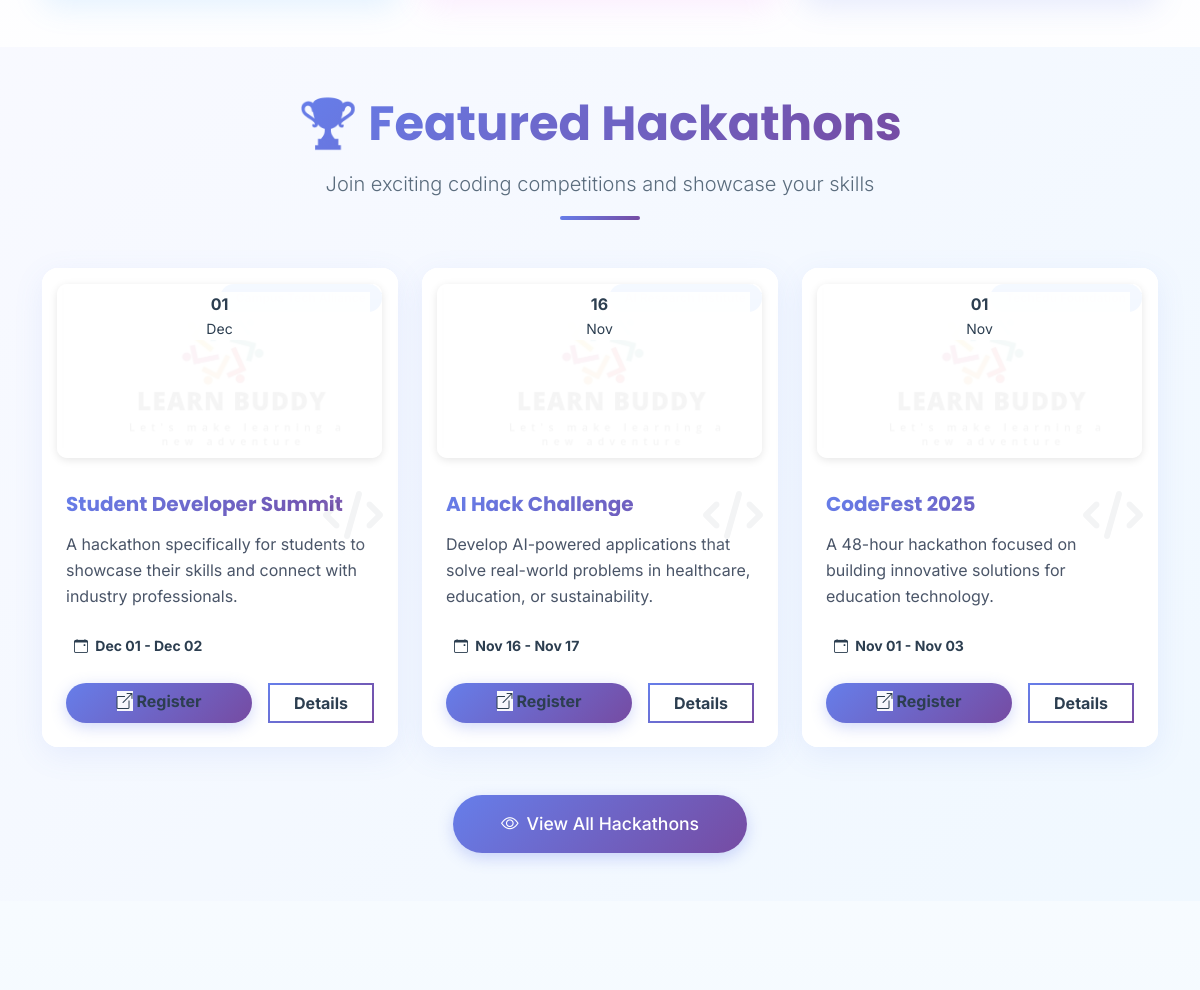
Before: / (middle part) with the older database file.
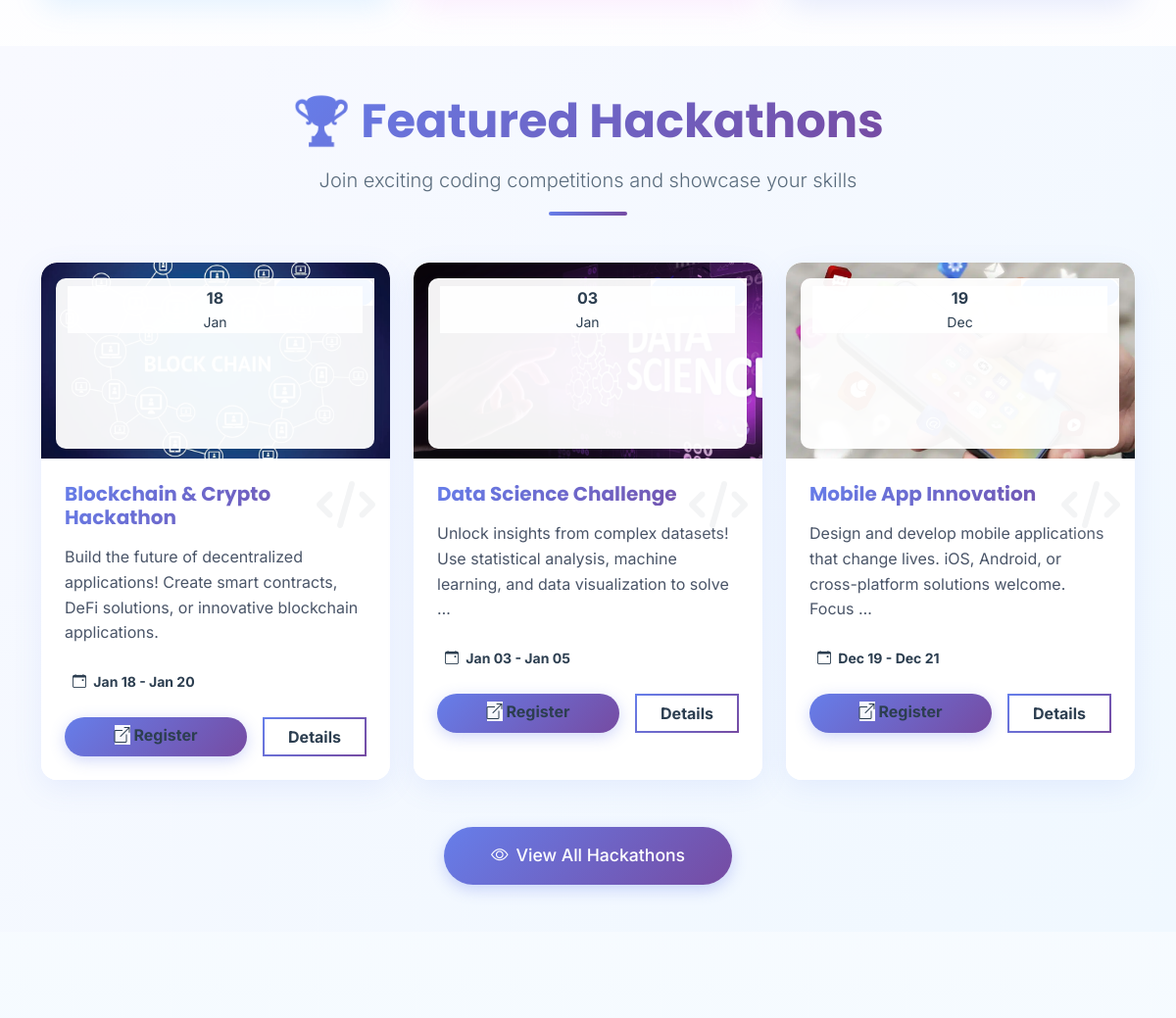
After: the same page with the newer database file.
### home/models.py (models this page shows, shortened)
class Hackathon(models.Model):
    title = models.CharField(max_length=200)
    description = models.TextField()
    organizer = models.CharField(max_length=100)
    start_date = models.DateField()
    end_date = models.DateField()
    registration_url = models.URLField()
    image = models.CharField(max_length=200, blank=True, null=True)

### home/views.py (the view)
# urls.py: 2. Add a URL to urlpatterns:  path('', views.home, name='home')
def home(request):
    hackathons = Hackathon.objects.all().order_by('-start_date')[:3]
    return render(request, 'home.html', {'hackathons': hackathons})

### templates/home.html (shortened to what this page needs)
{% extends 'base.html' %}
{% load static %}
{% block content %}
<div class="features-section py-5" style="background: linear-gradient(180deg, #f8f9ff 0%, #ffffff 50%, #f0f8ff 100%); position: relative;">
    <div class="position-absolute w-100 h-100 top-0 start-0" style="opacity: 0.03;">
    </div>
<div class="py-5" style="background: linear-gradient(135deg, #f8f9ff 0%, #f0f8ff 100%);">
<div class="container">
    <div class="text-center mb-5" data-aos="fade-up">
        <h2 class="display-5 fw-bold mb-3 featured-section-title" style="background: linear-gradient(135deg, #667eea 0%, #764ba2 100%); -webkit-background-clip: text; -webkit-text-fill-color: transparent; background-clip: text;">🏆 Featured Hackathons</h2>
        <p class="lead" style="color: #5a6c7d;">Join exciting coding competitions and showcase your skills</p>
        <div class="divider mx-auto" style="width: 80px; height: 4px; background: linear-gradient(135deg, #667eea 0%, #764ba2 100%); border-radius: 2px;"></div>
    </div>
    {% if hackathons %}
        <div class="row g-4 mb-5">
            {% for hackathon in hackathons %}
            <div class="col-lg-4 col-md-6" data-aos="fade-up" data-aos-delay="{% cycle '100' '200' '300' %}">
                <div class="card h-100 featured-hackathon-card border-0 rounded-4 hover-glow overflow-hidden" style="box-shadow: 0 8px 30px rgba(102, 126, 234, 0.1); transition: all 0.3s ease;">
                    <div class="card-header border-0 p-0 position-relative">
                        <div class="position-absolute top-0 end-0 m-3">
                            <span class="badge bg-primary bg-gradient rounded-pill px-3 py-2">
                            </span>
                        </div>
                        <div class="hackathon-date position-absolute" style="bottom: 10px; left: 15px; background: rgba(255,255,255,0.95); border-radius: 10px; padding: 8px 12px; box-shadow: 0 2px 8px rgba(0,0,0,0.1);">
                            <span class="d-block fs-6 fw-bold text-primary">{{ hackathon.start_date|date:"d" }}</span>
                            <span class="d-block small text-muted">{{ hackathon.start_date|date:"M" }}</span>
                        </div>
                    </div>
                    <div class="card-body p-4" style="background: linear-gradient(135deg, #fff 0%, #f8f9ff 50%, #fff 100%); position: relative;">
                        <div class="position-absolute" style="top: 10px; right: 15px; opacity: 0.05; font-size: 3rem; color: #667eea;">
                            <i class="fas fa-code"></i>
                        </div>
                        <h5 class="card-title fw-bold mb-3" style="background: linear-gradient(135deg, #667eea 0%, #764ba2 100%); -webkit-background-clip: text; -webkit-text-fill-color: transparent; background-clip: text;">{{ hackathon.title }}</h5>
                        <p class="card-text mb-3" style="color: #2d3748; line-height: 1.6;">
                            {{ hackathon.description|truncatewords:15 }}
                        </p>
                        <div class="d-flex justify-content-between align-items-center mb-3">
                            <div class="p-2 rounded" style="background: rgba(102, 126, 234, 0.1); color: #667eea;">
                                <small class="fw-bold">
                                    <i class="bi bi-calendar-event me-1"></i>
                                    {{ hackathon.start_date|date:"M d" }} - {{ hackathon.end_date|date:"M d" }}
                                </small>
                            </div>
                        </div>
                        <div class="d-grid gap-2 d-md-flex justify-content-md-between">
                            <a href="{{ hackathon.registration_url }}" target="_blank" class="btn rounded-pill px-4 flex-fill me-md-2 fw-bold" style="background: linear-gradient(135deg, #667eea 0%, #764ba2 100%); color: white; border: none; box-shadow: 0 4px 15px rgba(102, 126, 234, 0.3);">
                                <i class="bi bi-box-arrow-up-right me-1"></i>Register
                            </a>
                            <a href="{% url 'hackathons' %}" class="btn btn-outline-primary rounded-pill px-4 fw-bold" style="border-color: #667eea; color: #667eea;">
                                Details
                            </a>
                        </div>
                    </div>
                </div>
            </div>
            {% endfor %}
        </div>
        <div class="text-center mt-5" data-aos="fade-up">
            <a href="{% url 'hackathons' %}" class="btn btn-primary btn-lg rounded-pill px-5 py-3 hover-scale">
                <i class="bi bi-eye me-2"></i>View All Hackathons
            </a>
        </div>
    {% endif %}
</div>
</div>
{% endblock %}

### templates/base.html (shortened to what this page needs)
<!DOCTYPE html>
{% load static %}
<html lang="en">
<head>
    <link href="https://cdn.jsdelivr.net/npm/bootstrap@5.3.2/dist/css/bootstrap.min.css" rel="stylesheet">
    <link rel="stylesheet" href="https://cdnjs.cloudflare.com/ajax/libs/font-awesome/6.7.2/css/all.min.css" />
    <link rel="stylesheet" href="https://cdn.jsdelivr.net/npm/bootstrap-icons@1.11.1/font/bootstrap-icons.css">
    <link rel="stylesheet" href="{% static 'css/styles.css' %}">
    <link rel="stylesheet" href="{% static 'css/home-enhancements.css' %}">
    <link rel="stylesheet" href="{% static 'css/home-modern.css' %}">
    <link rel="stylesheet" href="{% static 'css/modern-templates.css' %}">
    <link href="https://unpkg.com/aos@2.3.1/dist/aos.css" rel="stylesheet">
</head>
<body>
    {% block content %}
    {% endblock %}
    <footer class="site-footer py-5 mt-5" style="background: linear-gradient(120deg,#7f53ac 0%,#647dee 100%);">
        <div class="container">
            <div class="row g-4">
            </div>
        </div>
    </footer>
</body>
</html>

### static/css/styles.css (style rules this page uses)
:root { --primary-gradient: linear-gradient(135deg, #667eea 0%, #764ba2 100%); --secondary-gradient: linear-gradient(135deg, #f093fb 0%, #f5576c 100%); --accent-gradient: linear-gradient(135deg, #4facfe 0%, #00f2fe 100%); --dark-gradient: linear-gradient(135deg, #2c3e50 0%, #34495e 100%); --light-bg: #f8f9fa; --card-shadow: 0 10px 30px rgba(0, 0, 0, 0.1); --card-shadow-hover: 0 20px 60px rgba(0, 0, 0, 0.2); --border-radius: 15px; --transition: all 0.3s cubic-bezier(0.4, 0, 0.2, 1); }
body { font-family: 'Inter', -apple-system, BlinkMacSystemFont, 'Segoe UI', Roboto, sans-serif; line-height: 1.6; background: linear-gradient(135deg, #ffffff 0%, #f8f9ff 50%, #e8f2ff 100%) !important; min-height: 100vh; color: #2c3e50 !important; background-attachment: fixed; }
h1, h2, h3, h4, h5, h6 { font-family: 'Poppins', sans-serif; font-weight: 600; }
html { scroll-behavior: smooth; }
.card { border: none; border-radius: var(--border-radius); overflow: hidden; box-shadow: var(--card-shadow); transition: var(--transition); background: rgba(255, 255, 255, 0.95) !important; backdrop-filter: blur(10px); color: #2c3e50 !important; }
.hover-scale { transition: transform 0.2s ease; }
.hackathon-date { position: absolute; top: 1rem; right: 1rem; background: rgba(255,255,255,0.95); padding: 0.5rem 1rem; border-radius: 8px; text-align: center; box-shadow: 0 0.25rem 1rem rgba(0,0,0,0.1); }
.featured-hackathon-card { transition: all 0.3s ease; border: none !important; }
.featured-section-title { position: relative; display: inline-block; }
.featured-section-title::after { content: ''; position: absolute; width: 80px; height: 3px; background: linear-gradient(90deg, #7f53ac, #647dee); bottom: -10px; left: 50%; transform: translateX(-50%); border-radius: 2px; }
.site-footer { color: #fff; margin-top: auto; }
.card { border-radius:14px; }
.btn { border-radius: 10px; font-weight: 500; text-transform: none; transition: var(--transition); position: relative; overflow: hidden; }
.btn-primary { background: linear-gradient(135deg, #667eea 0%, #764ba2 100%); border: none; box-shadow: 0 5px 15px rgba(102, 126, 234, 0.3); }
.btn-outline-primary { border: 2px solid; border-image: linear-gradient(135deg, #667eea 0%, #764ba2 100%) 1; background: transparent; color: #667eea; }
.btn-lg { padding: 12px 30px; font-size: 1.1rem; border-radius: 12px; }
.featured-section-title::after { content: ''; position: absolute; bottom: -10px; left: 50%; transform: translateX(-50%); width: 0; height: 3px; background: linear-gradient(90deg, #667eea, #764ba2); transition: width 0.6s ease; }
.btn { transition: all 0.3s ease; position: relative; overflow: hidden; }
.btn::before { content: ''; position: absolute; top: 0; left: -100%; width: 100%; height: 100%; background: linear-gradient( 90deg, transparent, rgba(255, 255, 255, 0.2), transparent ); transition: left 0.6s ease; }
* { background-color: inherit !important; }
html, body { background: linear-gradient(135deg, #ffffff 0%, #f8f9ff 50%, #e8f2ff 100%) !important; color: #2c3e50 !important; background-attachment: fixed; }
.container, .container-fluid { background: transparent !important; }
.card, .card-body, .card-header, .card-footer { background: rgba(255, 255, 255, 0.95) !important; color: #2c3e50 !important; border-color: rgba(255, 255, 255, 0.3) !important; }
.text-muted { color: #6c757d !important; }
section, article, aside, header, footer, main { background: transparent !important; }
.features-section .glass-morphism, .features-section .feature-card, .features-section .card { color: #2c3e50 !important; }
.features-section .glass-morphism *, .features-section .feature-card *, .features-section .card * { color: #2c3e50 !important; }
.features-section .glass-morphism p, .features-section .feature-card p, .features-section .card p { color: #4a5568 !important; }

### static/css/modern-templates.css (style rules this page uses)
:root { --primary-color: #4158D0; --secondary-color: #C850C0; --accent-color: #FFCC70; --dark-color: #2c3e50; --light-color: #f8f9ff; --success-color: #2ecc71; --warning-color: #f39c12; --danger-color: #e74c3c; --info-color: #3498db; --primary-gradient: linear-gradient(135deg, #4158D0 0%, #C850C0 46%, #FFCC70 100%); --card-shadow: 0 10px 30px rgba(0, 0, 0, 0.1); --transition: all 0.3s cubic-bezier(0.4, 0, 0.2, 1); }

Changed rows visible on the page:
removed Hackathon: start_date "01", start_date "Dec", title "Student Developer Summit", description "A hackathon specifically for students to showcase their skills and connect with industry professionals.", start_date "Dec 01", end_date "Dec 02"
removed Hackathon: start_date "16", start_date "Nov", title "AI Hack Challenge", description "Develop AI-powered applications that solve real-world problems in healthcare, education, or sustainability.", start_date "Nov 16", end_date "Nov 17"
removed Hackathon: start_date "01", start_date "Nov", title "CodeFest 2025", description "A 48-hour hackathon focused on building innovative solutions for education technology.", start_date "Nov 01", end_date "Nov 03"
added Hackathon: start_date "18", start_date "Jan", title "Blockchain & Crypto Hackathon", description "Build the future of decentralized applications! Create smart contracts, DeFi solutions, or innovative blockchain applications.", start_date "Jan 18", end_date "Jan 20"
added Hackathon: start_date "03", start_date "Jan", title "Data Science Challenge", description "Unlock insights from complex datasets! Use statistical analysis, machine learning, and data visualization to solve …", start_date "Jan 03", end_date "Jan 05"
added Hackathon: start_date "19", start_date "Dec", title "Mobile App Innovation", description "Design and develop mobile applications that change lives. iOS, Android, or cross-platform solutions welcome. Focus …", start_date "Dec 19", end_date "Dec 21"
